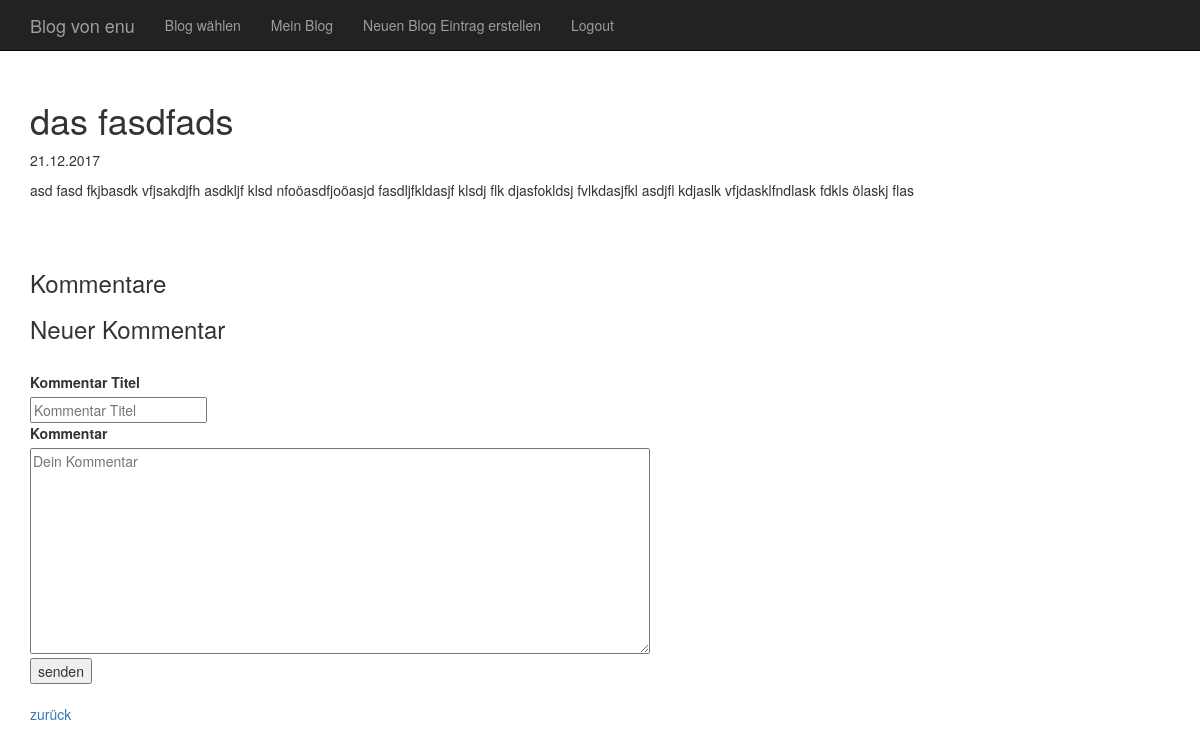
Page /index.php?function=entriesMemberDetails&bid=5&eid=15 (signed in) on the committed database.
### tables this page shows
CREATE TABLE "user" (
	`uid`	INTEGER PRIMARY KEY AUTOINCREMENT,
	`name`	TEXT,
	`email`	TEXT NOT NULL UNIQUE,
	`password`	TEXT NOT NULL,
	`role`	INTEGER NOT NULL
);

CREATE TABLE `entry` (
	`eid`	INTEGER PRIMARY KEY AUTOINCREMENT,
	`uid`	INTEGER NOT NULL,
	`tid`	INTEGER,
	`datetime`	INTEGER NOT NULL,
	`title`	TEXT NOT NULL,
	`content`	TEXT NOT NULL,
	`picture1`	TEXT,
	`picture2`	TEXT,
	`picture3`	TEXT,
	FOREIGN KEY(`uid`) REFERENCES `user`(`uid`),
	FOREIGN KEY(`tid`) REFERENCES `topic`(`tid`)
);

### include/functions_db.php (called while the page is built, shortened)
<?php
function getUserName($uid) {
    $db = getValue('cfg_db');
    $result = $db->query("SELECT name, email FROM user WHERE uid=".$uid);
    if ($user = $result->fetchArray()) {
        if (strlen($user[0]) > 0) return $user[0];
        else return $user[1];
    } else return "";
}
function getEntry($eid) {
    $db = getValue('cfg_db');
    $result = $db->query("SELECT eid, datetime, title, content, picture1, picture2, picture3 FROM entry WHERE eid=$eid");
    if ($entry = $result->fetchArray()) {
        return $entry;
    } else return "";
}
?>

### index.php (the view, shortened to what this page needs)
<?php
require_once("include/functions.php");
require_once("include/functions_db.php");
if (isset($_GET['function'])) $function = $_GET['function'];
else $function = "login";
if (isset($_GET['bid'])) $blogId = $_GET['bid'];
else $blogId = 0;
?>
<!DOCTYPE html>
<html lang="de">
<head>
  <link href="css/bootstrap.min.css" rel="stylesheet" />
</head>
<body>
  <nav class="navbar navbar-inverse navbar-fixed-top">
	<div class="container">
      <div class="navbar-header">
		<a class="navbar-brand"><?= getMenuTitle($blogId); ?></a>
      </div>
      <ul class="nav navbar-nav">
		<?= getMenu($blogId); ?>
      </ul>
	</div>
  </nav>
  <div class="container" style="margin-top:80px">
  <?php
  require_once("$function.php");
  ?>
  </div>
</body>
</html>

### entriesMemberDetails.php (shortened to what this page needs)
<?php
if(getUserId() == true) {
    $detailBlog = getEntry($entryId);
    echo ' <div class="Entry">
            <div class="title">
              <h1>';
    echo $detailBlog['title'];
    echo '</h1>
            </div>
            <div class="created_on">
              <p>';
    echo date('d.m.Y',$detailBlog['datetime']);
    echo '</p>
            </div>
            <div class="clontent">
              <p>';
    echo nl2br($detailBlog['content']);
    echo '<p/>
            </div>
          </div>';
    echo "<br><br>";
    echo "<h3>Kommentare</h3>";
}
?>
<h3>Neuer Kommentar</h3>
  <form method="post" action='<?= $_SERVER['PHP_SELF']."?function=entriesMemberDetails"; ?>'>
        <label for="commentTitle">Kommentar Titel</label>
      <div>
    	   <input type="text" id="title" name="titleComment" placeholder="Kommentar Titel" required="required"/>
      </div>
        <label for="contentComment">Kommentar</label>
      <div>
        <textarea name="contentComment" rows="10" cols="80" placeholder="Dein Kommentar"></textarea>
      </div>
      <div>
    	   <button type="submit">senden</button>
      </div>
    </form>
    <?= '<br><a href="index.php?function=entriesMember&bid='.$blogId.'">zurück</a>';?>

### rows in the picture
user: name "Blog von enu"
entry: title "das fasdfads", datetime "21.12.2017", content "asd fasd fkjbasdk vfjsakdjfh asdkljf klsd nfoöasdfjoöasjd fasdljfkldasjf klsdj flk djasfokldsj fvlkdasjfkl asdjfl kdjaslk vfjdasklfndlask fdkls ölaskj flas"
